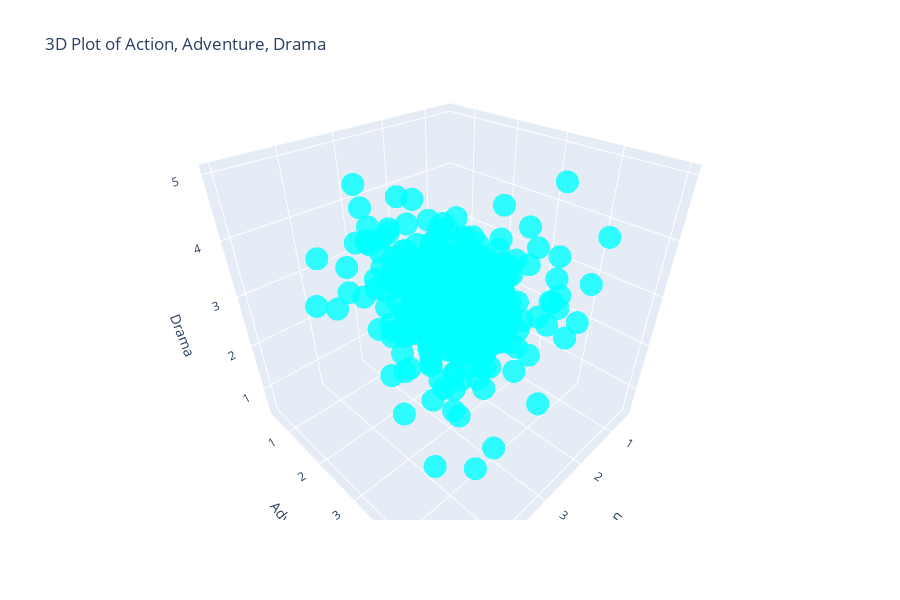

Notebook cell for this chart:
### Markdown cell above
# Repliquemos lo anterior

### Code cell
# Create the 3D scatter plot
fig = go.Figure(data=[go.Scatter3d(
    x=tabla_model['Action'],
    y=tabla_model['Adventure'],
    z=tabla_model['Drama'],
    mode='markers',
    marker=dict(
        size=8,
        color='cyan',  # Color by the 'Drama' dimension
        colorscale='Viridis',
        opacity=0.8
    )
)])

# Customize the layout
fig.update_layout(
    title='3D Plot of Action, Adventure, Drama',
    scene=dict(
        xaxis_title='Action',
        yaxis_title='Adventure',
        zaxis_title='Drama'
    ),
    width=900,  # Ancho del gráfico
    height=600  # Altura del gráfico
)

fig.show()

### Figure 1 — Plotly figure (JSON) as saved in the notebook; plotly's stock layout.template omitted (floating-point values rounded to 4 significant figures; data arrays with more than 128 entries replaced by an {"elided": "..."} marker saying what was removed)
{"data": [{"marker": {"color": "cyan", "colorscale": [[0, "#440154"], [0.1111, "#482878"], [0.2222, "#3e4989"], [0.3333, "#31688e"], [0.4444, "#26828e"], [0.5556, "#1f9e89"], [0.6667, "#35b779"], [0.7778, "#6ece58"], [0.8889, "#b5de2b"], [1, "#fde725"]], "opacity": 0.8, "size": 8}, "mode": "markers", "type": "scatter3d", "x": {"elided": "671 float values"}, "y": {"elided": "671 float values"}, "z": {"elided": "671 float values"}}], "layout": {"height": 600, "scene": {"aspectmode": "auto", "aspectratio": {"x": 1.0, "y": 1.0, "z": 1.0}, "camera": {"center": {"x": 0, "y": 0, "z": 0}, "eye": {"x": 0.9896, "y": 0.9896, "z": 0.9896}, "projection": {"type": "perspective"}, "up": {"x": 0, "y": 0, "z": 1}}, "xaxis": {"title": {"text": "Action"}, "type": "linear"}, "yaxis": {"title": {"text": "Adventure"}, "type": "linear"}, "zaxis": {"title": {"text": "Drama"}, "type": "linear"}}, "title": {"text": "3D Plot of Action, Adventure, Drama"}, "width": 900}}
